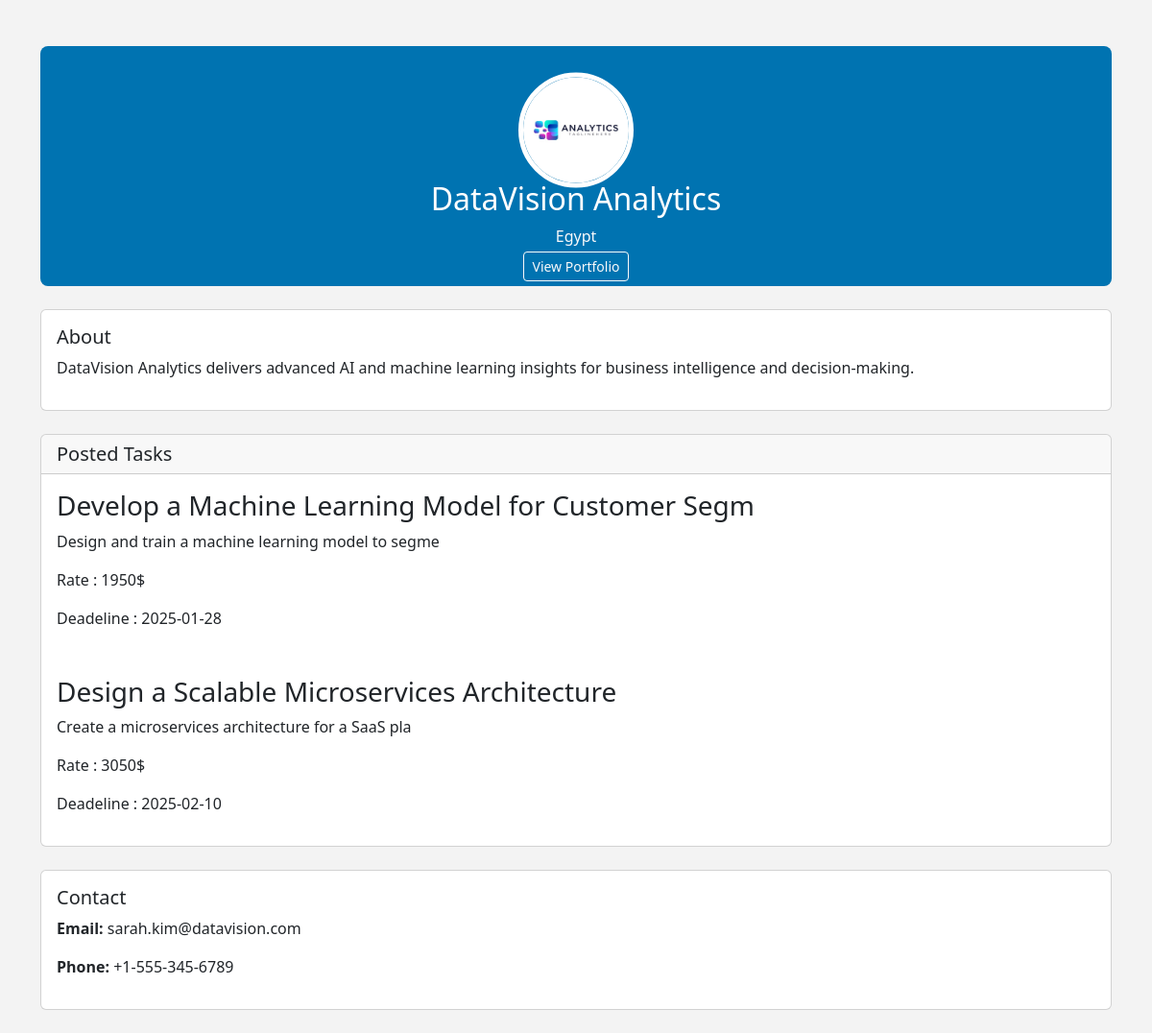
The page /profiles/orga/otherpro.php?proid=4 (signed in) on the database its author committed.
### tables this page shows
CREATE TABLE user (
    id INT(11) AUTO_INCREMENT PRIMARY KEY,
    name VARCHAR(25) NOT NULL,
    username VARCHAR(30) NOT NULL,
    email VARCHAR(30) NOT NULL,
    phone VARCHAR(100) NOT NULL,
    password VARCHAR(30) NOT NULL,
    country VARCHAR(30) NOT NULL,
    role INT(11) NOT NULL,
    link VARCHAR(500) NOT NULL,
    description TEXT NOT NULL,
    profilepic  VARCHAR(100),
    FOREIGN KEY (role) REFERENCES role(id) ON DELETE CASCADE ON UPDATE CASCADE
);

CREATE TABLE task (
    id INT(11) AUTO_INCREMENT PRIMARY KEY,
    name VARCHAR(100) NOT NULL,
    description TEXT NOT NULL,
    rate INT(11) NOT NULL,
    category_id INT(11) NOT NULL,
    company_id INT(11) NOT NULL,
    deadline DATE NOT NULL,
    FOREIGN KEY (category_id) REFERENCES categories(id) ON DELETE CASCADE ON UPDATE CASCADE,
    FOREIGN KEY (company_id) REFERENCES user(id) ON DELETE CASCADE ON UPDATE CASCADE
);

### profiles/orga/otherpro.php (the view, shortened to what this page needs)
<link href="https://cdn.jsdelivr.net/npm/bootstrap@5.3.2/dist/css/bootstrap.min.css" rel="stylesheet">
<link rel="stylesheet" href="../otherprofile.css">
<?php
if ($_SESSION['isLoggedin'] == 1) {
    if (isset($_GET['proid']) && !empty($_GET['proid'])) {
        require_once '../../connection.php';
        $id = $_GET['proid'];
        $query = "SELECT `id`, `name`, `username`, `email`, `phone`, `password`, `country`, `role`, `link`, `description` FROM `user` WHERE id= $id";
        $res = $conn->query($query);
        if ($res->num_rows != 1) {
            header('location:../home.php?id='. $_SESSION['user_id'] );
        } else {
            $row = $res->fetch_assoc();
            $name = $row['name'];
            $nameParts = explode(' ', $name);
            $firstName = $nameParts[0];
        }
?>
        <div class="container mt-5">
            <div class="account-header position-relative" style="height: 250px;">
                <div class="position-absolute top-50 start-50 translate-middle text-center edit-section">
                    <label for="profilePictureInput">
                        <img src="../../images/<?= $firstName; ?>.jpg" alt="Profile Picture" class="account-picture" style="width: 120px; height: 120px; border-radius: 50%; object-fit: cover;">
                    </label>
                </div>
                <div class="text-center mt-5 pt-5">
                    <h2 class="mt-4" id="fullName"><?= $row['name']; ?></h2>
                    <p class="mb-1 text-light"><i class="bi bi-geo-alt"></i> <span id="country"><?= $row['country']; ?></span></p>
                    <a href="<?= $row['link']; ?>" id="portfolio" target="_blank" class="btn btn-outline-light btn-sm">View Portfolio</a>
                </div>
            </div>
            <div class="account-content mt-4">
                <div class="card mb-4">
                    <div class="card-body">
                        <h5 class="card-title">About</h5>
                        <p id="bio"><?= $row['description']; ?></p>
                    </div>
                </div>
                <div class="card mb-4">
                    <div class="card-header">
                        <h5 class="mb-0">Posted Tasks</h5>
                    </div>
                    <?php
                    $taskquery = "SELECT `name`, `description`, `rate`, `deadline` FROM `task` WHERE company_id = $id";
                    $tasks = $conn->query($taskquery);
                    while ($row0 = $tasks->fetch_assoc()) {
                        $title = $row0['name'];
                        $des = $row0['description'];
                        $rate = $row0['rate'];
                        $date = $row0['deadline'];
                        echo '<div class="card-body">';
                        echo '<div class="mb-3">';
                        echo '<h3 class="card-title">' . $title . '</h3>';
                        echo '<p class="card-text"> ' . $des . '</p>';
                        echo '<p class="card-text">Rate : ' . $rate . '$</p>';
                        echo '<p class="card-text">Deadeline : ' . $date . '</p>';
                        echo ' </div>';
                        echo ' </div>';
                    }
                    ?>
                </div>
                <div class="card mb-4">
                    <div class="card-body">
                        <h5 class="card-title">Contact</h5>
                        <p><strong>Email:</strong> <span id="email"><?= $row['email'] ?></span></p>
                        <p><strong>Phone:</strong> <span id="text"><?= $row['phone'] ?></span></p>
                    </div>
                </div>
            </div>
        </div>
<?php
    }
}

### profiles/otherprofile.css (style rules this page uses)
.account-header { background-color: #0073b1; color: white; padding: 20px; border-radius: 8px; }
.account-picture { width: 150px; height: 150px; object-fit: cover; border: 5px solid white; border-radius: 50%; margin-top: -75px; }
.account-content { margin-top: 100px; }

### rows shown on the page
user: name "DataVision Analytics", country "Egypt", description "DataVision Analytics delivers advanced AI and machine learning insights for business intelligence and decision-making.", email "sarah.kim@datavision.com", phone "+1-555-345-6789"
task: name "Develop a Machine Learning Model for Customer Segm", description "Design and train a machine learning model to segme", rate "1950", deadline "2025-01-28"
task: name "Design a Scalable Microservices Architecture", description "Create a microservices architecture for a SaaS pla", rate "3050", deadline "2025-02-10"
